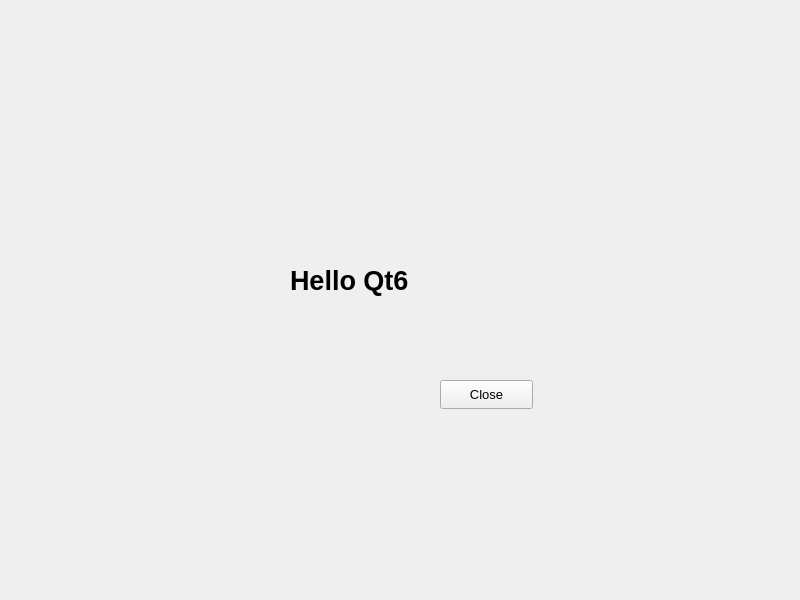
<?xml version="1.0" encoding="UTF-8"?>
<ui version="4.0">
 <class>Widget</class>
 <widget class="QWidget" name="Widget">
  <property name="geometry">
   <rect>
    <x>0</x>
    <y>0</y>
    <width>800</width>
    <height>600</height>
   </rect>
  </property>
  <property name="font">
   <font>
    <pointsize>10</pointsize>
   </font>
  </property>
  <property name="windowTitle">
   <string>FirstDemo</string>
  </property>
  <widget class="QPushButton" name="btnClose">
   <property name="geometry">
    <rect>
     <x>440</x>
     <y>380</y>
     <width>93</width>
     <height>29</height>
    </rect>
   </property>
   <property name="text">
    <string>Close</string>
   </property>
  </widget>
  <widget class="QLabel" name="labDemo">
   <property name="enabled">
    <bool>true</bool>
   </property>
   <property name="geometry">
    <rect>
     <x>290</x>
     <y>230</y>
     <width>241</width>
     <height>101</height>
    </rect>
   </property>
   <property name="font">
    <font>
     <pointsize>20</pointsize>
     <bold>true</bold>
    </font>
   </property>
   <property name="text">
    <string>Hello Qt6</string>
   </property>
  </widget>
 </widget>
 <resources/>
 <connections>
  <connection>
   <sender>btnClose</sender>
   <signal>clicked()</signal>
   <receiver>Widget</receiver>
   <slot>close()</slot>
   <hints>
    <hint type="sourcelabel">
     <x>486</x>
     <y>394</y>
    </hint>
    <hint type="destinationlabel">
     <x>399</x>
     <y>299</y>
    </hint>
   </hints>
  </connection>
 </connections>
</ui>
